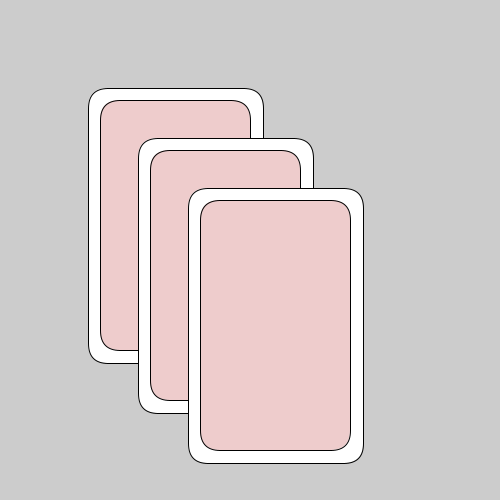
Frame 1 (no input)
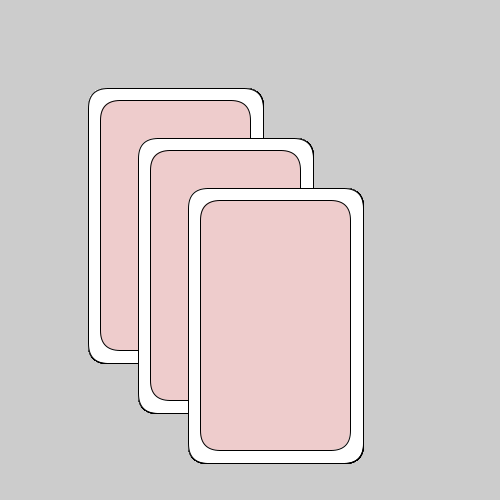
Frame 60 (the mouse pressed at the canvas centre just before this capture)
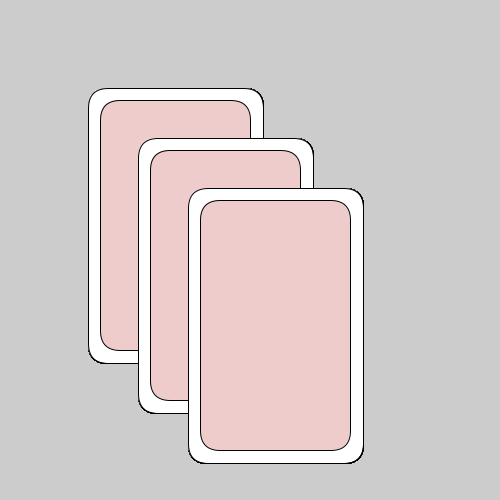
Frame 120 (the mouse held since frame 60 and released just before this capture)

The Processing sketch that drew these frames (run headless with seeded random() and noise(); from frame 60 on, the mouse is pressed at the canvas centre):

// Processing sketch: week02_1_draw_card_p5_js
// ── week02_1_draw_card_p5_js.pde
void setup(){
   size(500,500);
}
int W=25;

void draw(){
  drawCard(100,100);   //使用函式
  drawCard(150,150);   //使用函式
  drawCard(200,200);   //使用函式
}

void drawCard(int x, int y){
  fill(255);
  rect(x-W/2,y-W/2,150+W,250+W,20);
  fill(#EECCCC);
  rect(x,y,150,250,20); //弧度 
}
